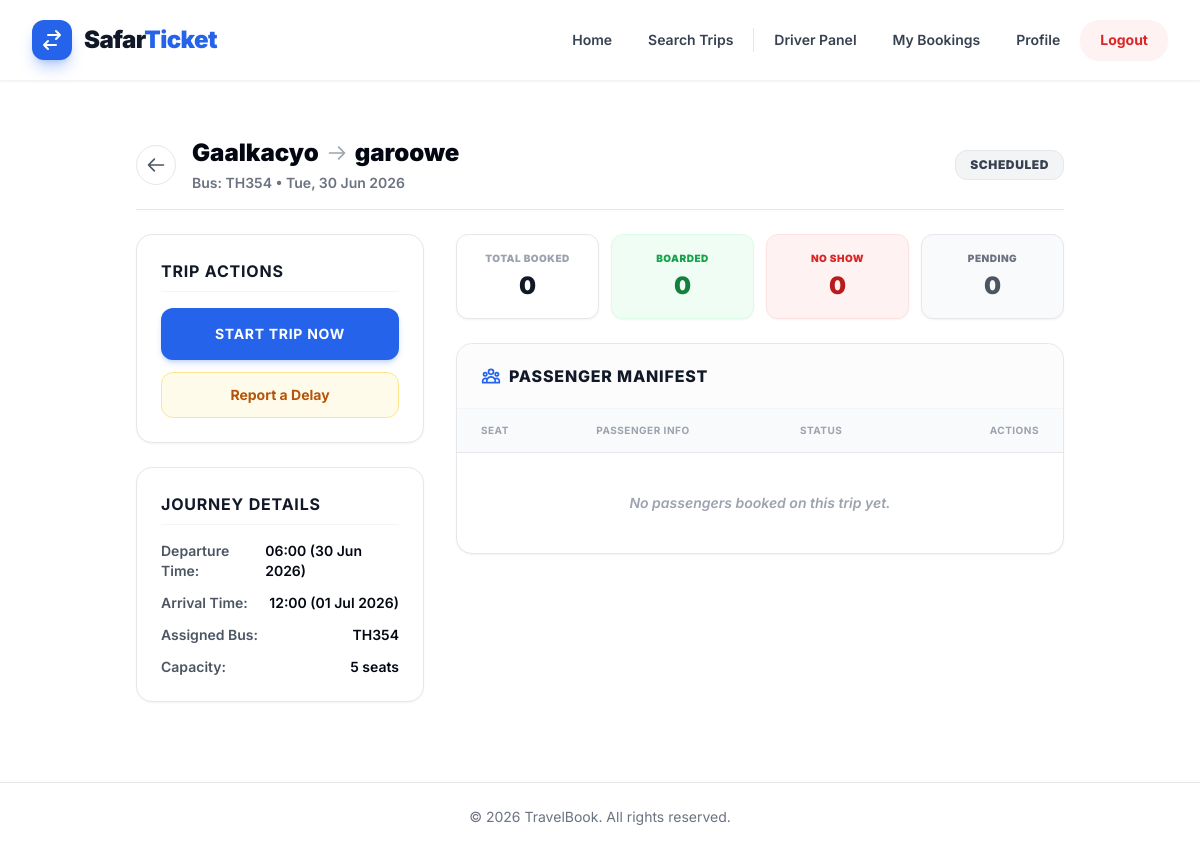
The app's page /driver/trip/2/ (signed in) with its own data.
### listing/models.py (models this page shows, shortened)
class Trip(models.Model):
    TRIP_STATUS_CHOICES = (
        ('SCHEDULED', 'Scheduled'),
        ('STARTED', 'Started'),
        ('COMPLETED', 'Completed'),
        ('DELAYED', 'Delayed'),
    )
    bus = models.ForeignKey(Bus, on_delete=models.CASCADE, related_name='trips')
    route = models.ForeignKey(Route, on_delete=models.CASCADE, related_name='trips')
    departure_time = models.DateTimeField()
    arrival_time = models.DateTimeField()
    price = models.DecimalField(max_digits=10, decimal_places=2)
    status = models.CharField(max_length=20, choices=TRIP_STATUS_CHOICES, default='SCHEDULED')
    delay_minutes = models.PositiveIntegerField(default=0)
    delay_reason = models.TextField(blank=True, null=True)

class Route(models.Model):
    origin = models.CharField(max_length=255)
    destination = models.CharField(max_length=255)

class Bus(models.Model):
    operator = models.ForeignKey(BusOperator, on_delete=models.CASCADE, related_name='buses')
    registration_number = models.CharField(max_length=50, unique=True)
    capacity = models.PositiveIntegerField()
    bus_type = models.CharField(max_length=50, default="A/C Seater (2+2)")
    amenities = models.ManyToManyField(Amenity, blank=True)
    driver = models.ForeignKey('driver.DriverProfile', on_delete=models.SET_NULL, null=True, blank=True, related_name='buses')
    class Meta:
        verbose_name_plural = "Buses"

### driver/decorators.py (the view)
    def _wrapped_view(request, *args, **kwargs):
        if not request.user.is_authenticated:
            path = request.get_full_path()
            return redirect(f'/accounts/login/?next={path}')
        if hasattr(request.user, 'driver_profile') and getattr(request.user, 'profile', None) and request.user.profile.role == 'DRIVER':
            return view_func(request, *args, **kwargs)
        raise PermissionDenied("Access Denied: Only assigned drivers have access to this panel.")

### driver/views.py (called while the page is built)
@login_required
@driver_required
def driver_trip_detail_view(request, trip_id):
    driver_profile = request.user.driver_profile
    trip = get_object_or_404(Trip, id=trip_id, bus__driver=driver_profile)
    passengers = Passenger.objects.filter(
        booking__trip=trip,
        booking__status='CONFIRMED'
    ).order_by('seat__seat_number')
    boarded_count = passengers.filter(boarding_status='BOARDED').count()
    no_show_count = passengers.filter(boarding_status='NO_SHOW').count()
    pending_count = passengers.filter(boarding_status='PENDING').count()
    context = {
        'trip': trip,
        'passengers': passengers,
        'boarded_count': boarded_count,
        'no_show_count': no_show_count,
        'pending_count': pending_count,
        'total_passengers': passengers.count(),
    }
    return render(request, 'driver/trip_detail.html', context)

### driver/templates/driver/trip_detail.html (shortened to what this page needs)
{% extends 'base.html' %}
{% block content %}
<div class="max-w-6xl mx-auto mt-6 mb-12 px-4">
    <div class="mb-6 flex items-center justify-between border-b border-gray-200 pb-4">
        <div class="flex items-center gap-4">
            <a href="{% url 'driver:dashboard' %}" class="flex items-center justify-center w-10 h-10 bg-white border border-gray-200 rounded-full text-gray-600 hover:text-blue-600 hover:border-blue-600 hover:shadow-md transition-all">
                <svg class="w-5 h-5" fill="none" stroke="currentColor" viewBox="0 0 24 24"><path stroke-linecap="round" stroke-linejoin="round" stroke-width="2" d="M10 19l-7-7m0 0l7-7m-7 7h18"></path></svg>
            </a>
            <div>
                <h1 class="text-2xl font-black text-gray-950 flex items-center gap-2">
                    {{ trip.route.origin }}
                    <svg class="w-5 h-5 text-gray-400" fill="none" stroke="currentColor" viewBox="0 0 24 24"><path stroke-linecap="round" stroke-linejoin="round" stroke-width="2" d="M14 5l7 7m0 0l-7 7m7-7H3"></path></svg>
                    {{ trip.route.destination }}
                </h1>
                <p class="text-sm font-semibold text-gray-500 mt-1">Bus: {{ trip.bus.registration_number }} &bull; {{ trip.departure_time|date:"D, d M Y" }}</p>
            </div>
        </div>
        <div class="flex items-center gap-3">
            <span class="text-xs font-black px-3.5 py-1.5 rounded-xl uppercase border tracking-wider
                {% if trip.status == 'STARTED' %}bg-blue-100 text-blue-700 border-blue-200
                {% elif trip.status == 'DELAYED' %}bg-amber-100 text-amber-700 border-amber-200
                {% elif trip.status == 'COMPLETED' %}bg-green-100 text-green-700 border-green-200
                {% else %}bg-gray-100 text-gray-700 border-gray-200{% endif %}">
                {{ trip.get_status_display }}
            </span>
        </div>
    </div>
    <div class="grid grid-cols-1 lg:grid-cols-3 gap-8">
        <div class="lg:col-span-1 space-y-6">
            <div class="bg-white rounded-2xl border border-gray-200 p-6 shadow-sm">
                <h3 class="text-base font-bold text-gray-900 uppercase tracking-wider mb-4 border-b border-gray-100 pb-2">Trip Actions</h3>
                {% if trip.status == 'SCHEDULED' or trip.status == 'DELAYED' %}
                    <form action="{% url 'driver:start_trip' trip.id %}" method="POST">
                        <button type="submit" class="w-full bg-blue-600 hover:bg-blue-700 text-white font-bold py-4 px-4 rounded-xl transition duration-300 shadow-md shadow-blue-600/20 hover:shadow-lg hover:shadow-blue-600/30 hover:-translate-y-0.5 uppercase tracking-wider text-sm">
                            Start Trip Now
                        </button>
                    </form>
                    <a href="{% url 'driver:report_delay' trip.id %}" class="w-full mt-3 block text-center bg-amber-50 hover:bg-amber-100 border border-amber-200 text-amber-700 font-bold py-3 px-4 rounded-xl transition duration-200 text-sm">
                        Report a Delay
                    </a>
                {% endif %}
            </div>
            <div class="bg-white rounded-2xl border border-gray-200 p-6 shadow-sm text-sm space-y-4">
                <h3 class="text-base font-bold text-gray-900 uppercase tracking-wider border-b border-gray-100 pb-2">Journey Details</h3>
                <div class="space-y-3 font-semibold text-gray-600">
                    <div class="flex justify-between">
                        <span>Departure Time:</span>
                        <span class="text-gray-950">{{ trip.departure_time|date:"H:i (d M Y)" }}</span>
                    </div>
                    <div class="flex justify-between">
                        <span>Arrival Time:</span>
                        <span class="text-gray-950">{{ trip.arrival_time|date:"H:i (d M Y)" }}</span>
                    </div>
                    <div class="flex justify-between">
                        <span>Assigned Bus:</span>
                        <span class="text-gray-950">{{ trip.bus.registration_number }}</span>
                    </div>
                    <div class="flex justify-between">
                        <span>Capacity:</span>
                        <span class="text-gray-950">{{ trip.bus.capacity }} seats</span>
                    </div>
                </div>
            </div>
        </div>
        <div class="lg:col-span-2 space-y-6">
            <div class="grid grid-cols-4 gap-3">
                <div class="bg-white rounded-xl border border-gray-200 p-4 shadow-sm text-center">
                    <p class="text-[10px] font-black text-gray-400 uppercase tracking-wider">Total Booked</p>
                    <p class="text-2xl font-black text-gray-900 mt-1">{{ total_passengers }}</p>
                </div>
                <div class="bg-green-50 rounded-xl border border-green-100 p-4 shadow-sm text-center">
                    <p class="text-[10px] font-black text-green-600 uppercase tracking-wider">Boarded</p>
                    <p class="text-2xl font-black text-green-700 mt-1">{{ boarded_count }}</p>
                </div>
                <div class="bg-red-50 rounded-xl border border-red-100 p-4 shadow-sm text-center">
                    <p class="text-[10px] font-black text-red-600 uppercase tracking-wider">No Show</p>
                    <p class="text-2xl font-black text-red-700 mt-1">{{ no_show_count }}</p>
                </div>
                <div class="bg-gray-50 rounded-xl border border-gray-200 p-4 shadow-sm text-center">
                    <p class="text-[10px] font-black text-gray-500 uppercase tracking-wider">Pending</p>
                    <p class="text-2xl font-black text-gray-600 mt-1">{{ pending_count }}</p>
                </div>
            </div>
            <div class="bg-white rounded-2xl border border-gray-200 shadow-sm overflow-hidden">
                <div class="px-6 py-5 border-b border-gray-100 bg-gray-50/50 flex justify-between items-center">
                    <h3 class="text-base font-extrabold text-gray-900 uppercase tracking-wider flex items-center">
                        Passenger Manifest
                    </h3>
                </div>
                <div class="overflow-x-auto">
                    <table class="w-full text-left border-collapse">
                        <thead>
                            <tr class="bg-gray-50 text-[10px] font-black text-gray-400 uppercase tracking-wider border-b border-gray-150">
                                <th class="py-3.5 px-6">Seat</th>
                                <th class="py-3.5 px-4">Passenger Info</th>
                                <th class="py-3.5 px-4">Status</th>
                                <th class="py-3.5 px-6 text-right">Actions</th>
                            </tr>
                        </thead>
                        <tbody class="divide-y divide-gray-150 text-sm font-semibold text-gray-700">
                            {% for passenger in passengers %}
                                <tr class="hover:bg-gray-50/50 transition">
                                    <td class="py-4 px-6 font-black text-blue-600 text-base">{{ passenger.seat.seat_number }}</td>
                                    <td class="py-4 px-4">
                                        <p class="font-extrabold text-gray-900">{{ passenger.name }}</p>
                                        <p class="text-xs text-gray-400 mt-0.5">{{ passenger.age }} yrs &bull; {{ passenger.get_gender_display }}</p>
                                    </td>
                                    <td class="py-4 px-4">
                                        <span class="text-xs font-black px-2.5 py-1 rounded-full uppercase tracking-wider
                                            {% if passenger.boarding_status == 'BOARDED' %}bg-green-100 text-green-700 border border-green-200
                                            {% elif passenger.boarding_status == 'NO_SHOW' %}bg-red-100 text-red-700 border border-red-200
                                            {% else %}bg-gray-100 text-gray-500 border border-gray-200{% endif %}">
                                            {{ passenger.get_boarding_status_display }}
                                        </span>
                                    </td>
                                    <td class="py-4 px-6 text-right">
                                        {% if trip.status == 'STARTED' %}
                                            <div class="flex justify-end gap-1.5">
                                                <form action="{% url 'driver:passenger_board' passenger.id 'BOARDED' %}" method="POST" class="inline">
                                                    {% csrf_token %}
                                                    <button type="submit" class="px-3 py-1.5 text-xs font-bold text-green-700 bg-green-50 border border-green-200 rounded-lg hover:bg-green-100 transition" title="Mark Boarded">
                                                        Board
                                                    </button>
                                                </form>
                                                <form action="{% url 'driver:passenger_board' passenger.id 'NO_SHOW' %}" method="POST" class="inline">
                                                    {% csrf_token %}
                                                    <button type="submit" class="px-3 py-1.5 text-xs font-bold text-red-700 bg-red-50 border border-red-200 rounded-lg hover:bg-red-100 transition" title="Mark No Show">
                                                        No-Show
                                                    </button>
                                                </form>
                                            </div>
                                        {% else %}
                                            <span class="text-xs text-gray-400 italic">Trip not active</span>
                                        {% endif %}
                                    </td>
                                </tr>
                            {% empty %}
                                <tr>
                                    <td colspan="4" class="p-10 text-center text-gray-400 italic">No passengers booked on this trip yet.</td>
                                </tr>
                            {% endfor %}
                        </tbody>
                    </table>
                </div>
            </div>
        </div>
    </div>
</div>
{% endblock %}

### templates/base.html (style rules this page uses)
body { font-family: 'Inter', sans-serif; @apply bg-gray-50 text-gray-900; }

### records on screen
Trip: route.origin "Gaalkacyo", route.destination "garoowe", bus.registration_number "TH354", departure_time "Tue, 30 Jun 2026", status "SCHEDULED", departure_time "06:00 (30 Jun 2026)", arrival_time "12:00 (01 Jul 2026)", bus.capacity "5"

### other values on screen
{{ total_passengers }} "0"
{{ boarded_count }} "0"
{{ no_show_count }} "0"
{{ pending_count }} "0"
